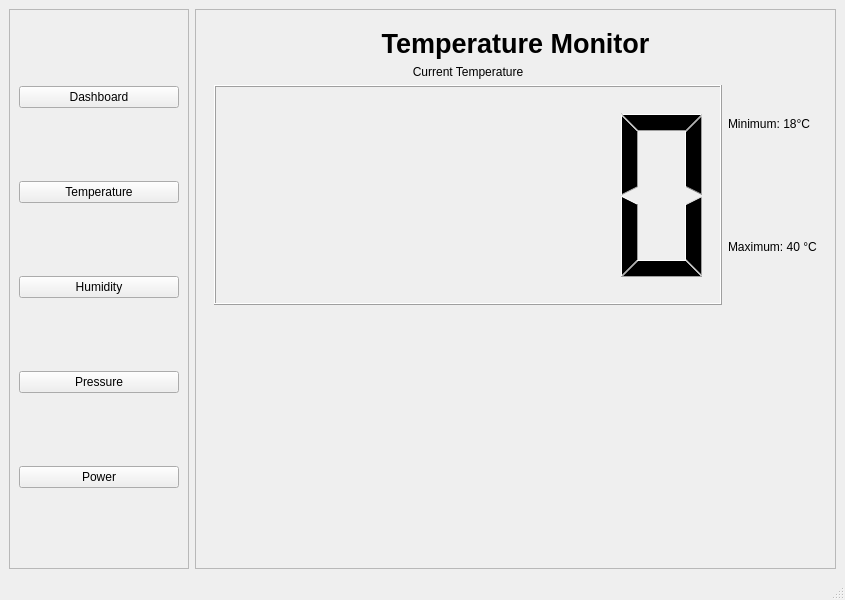
<?xml version="1.0" encoding="UTF-8"?>
<ui version="4.0">
 <class>MainWindow</class>
 <widget class="QMainWindow" name="MainWindow">
  <property name="geometry">
   <rect>
    <x>0</x>
    <y>0</y>
    <width>845</width>
    <height>600</height>
   </rect>
  </property>
  <property name="windowTitle">
   <string>MainWindow</string>
  </property>
  <widget class="QWidget" name="centralwidget">
   <layout class="QHBoxLayout" name="mainHorizontalLayout">
    <item>
     <widget class="QFrame" name="sidebarFrame">
      <property name="minimumSize">
       <size>
        <width>180</width>
        <height>0</height>
       </size>
      </property>
      <property name="maximumSize">
       <size>
        <width>180</width>
        <height>16777215</height>
       </size>
      </property>
      <property name="frameShape">
       <enum>QFrame::Shape::StyledPanel</enum>
      </property>
      <property name="frameShadow">
       <enum>QFrame::Shadow::Raised</enum>
      </property>
      <layout class="QVBoxLayout" name="verticalLayout">
       <item>
        <widget class="QPushButton" name="btnDashboard">
         <property name="text">
          <string>Dashboard</string>
         </property>
        </widget>
       </item>
       <item>
        <widget class="QPushButton" name="btnTemperature">
         <property name="text">
          <string>Temperature</string>
         </property>
        </widget>
       </item>
       <item>
        <widget class="QPushButton" name="btnHumidity">
         <property name="text">
          <string>Humidity</string>
         </property>
        </widget>
       </item>
       <item>
        <widget class="QPushButton" name="btnPressure">
         <property name="text">
          <string>Pressure</string>
         </property>
        </widget>
       </item>
       <item>
        <widget class="QPushButton" name="btnPower">
         <property name="text">
          <string>Power</string>
         </property>
        </widget>
       </item>
      </layout>
     </widget>
    </item>
    <item>
     <widget class="QFrame" name="contentFrame">
      <property name="sizePolicy">
       <sizepolicy hsizetype="Expanding" vsizetype="Expanding">
        <horstretch>0</horstretch>
        <verstretch>0</verstretch>
       </sizepolicy>
      </property>
      <property name="frameShape">
       <enum>QFrame::Shape::StyledPanel</enum>
      </property>
      <property name="frameShadow">
       <enum>QFrame::Shadow::Raised</enum>
      </property>
      <layout class="QGridLayout" name="gridLayout">
       <item row="0" column="1">
        <widget class="QStackedWidget" name="stackedWidget">
         <property name="currentIndex">
          <number>1</number>
         </property>
         <widget class="QWidget" name="page_0">
          <layout class="QGridLayout" name="gridLayout_page_0">
           <item row="0" column="0" colspan="2">
            <widget class="QLabel" name="lblTitle">
             <property name="font">
              <font>
               <pointsize>20</pointsize>
               <bold>true</bold>
               <underline>false</underline>
               <strikeout>false</strikeout>
               <kerning>true</kerning>
              </font>
             </property>
             <property name="text">
              <string>IoT Device Dashboard</string>
             </property>
             <property name="alignment">
              <set>Qt::AlignmentFlag::AlignCenter</set>
             </property>
            </widget>
           </item>
           <item row="1" column="0">
            <widget class="QLabel" name="lblTemperature">
             <property name="text">
              <string>Temperature</string>
             </property>
            </widget>
           </item>
           <item row="1" column="1">
            <widget class="QLCDNumber" name="lcdTemperature"/>
           </item>
           <item row="2" column="0">
            <widget class="QLabel" name="lblHumidity">
             <property name="text">
              <string>Humidity</string>
             </property>
            </widget>
           </item>
           <item row="2" column="1">
            <widget class="QLCDNumber" name="lcdHumidity">
             <property name="smallDecimalPoint">
              <bool>false</bool>
             </property>
            </widget>
           </item>
           <item row="3" column="0">
            <widget class="QLabel" name="lblPressure">
             <property name="text">
              <string>Pressure</string>
             </property>
            </widget>
           </item>
           <item row="3" column="1">
            <widget class="QLCDNumber" name="lcdPressure"/>
           </item>
           <item row="4" column="0">
            <widget class="QLabel" name="lblVoltage">
             <property name="text">
              <string>Power</string>
             </property>
            </widget>
           </item>
           <item row="4" column="1">
            <widget class="QLCDNumber" name="lcdPower"/>
           </item>
           <item row="5" column="0">
            <widget class="QLabel" name="lblStatus">
             <property name="text">
              <string>Weather Status</string>
             </property>
            </widget>
           </item>
           <item row="5" column="1">
            <widget class="QLabel" name="lblStatusValue">
             <property name="font">
              <font>
               <pointsize>15</pointsize>
               <bold>true</bold>
              </font>
             </property>
             <property name="text">
              <string>Offline</string>
             </property>
             <property name="alignment">
              <set>Qt::AlignmentFlag::AlignCenter</set>
             </property>
            </widget>
           </item>
          </layout>
         </widget>
         <widget class="QWidget" name="page_1">
          <layout class="QVBoxLayout" name="temperatureMainLayout">
           <item>
            <widget class="QLabel" name="lblTemperatureTitle">
             <property name="font">
              <font>
               <pointsize>20</pointsize>
               <bold>true</bold>
              </font>
             </property>
             <property name="text">
              <string>Temperature Monitor</string>
             </property>
             <property name="alignment">
              <set>Qt::AlignmentFlag::AlignCenter</set>
             </property>
            </widget>
           </item>
           <item>
            <layout class="QHBoxLayout" name="temperatureDataLayout">
             <item>
              <layout class="QVBoxLayout" name="temperatureDisplayLayout">
               <item>
                <widget class="QLabel" name="lblCurrentTemperature">
                 <property name="text">
                  <string>Current Temperature</string>
                 </property>
                 <property name="alignment">
                  <set>Qt::AlignmentFlag::AlignCenter</set>
                 </property>
                </widget>
               </item>
               <item>
                <widget class="QLCDNumber" name="lcdTemperatureDetail">
                 <property name="sizePolicy">
                  <sizepolicy hsizetype="Expanding" vsizetype="Expanding">
                   <horstretch>0</horstretch>
                   <verstretch>0</verstretch>
                  </sizepolicy>
                 </property>
                </widget>
               </item>
              </layout>
             </item>
             <item>
              <layout class="QVBoxLayout" name="temperatureRangeLayout">
               <item>
                <widget class="QLabel" name="lblMinTemp">
                 <property name="text">
                  <string>Minimum: 18°C</string>
                 </property>
                </widget>
               </item>
               <item>
                <widget class="QLabel" name="lblMaxTemp">
                 <property name="text">
                  <string>Maximum: 40 °C</string>
                 </property>
                </widget>
               </item>
              </layout>
             </item>
            </layout>
           </item>
           <item>
            <widget class="QWidget" name="temperatureGraphContainer" native="true">
             <property name="sizePolicy">
              <sizepolicy hsizetype="Expanding" vsizetype="Expanding">
               <horstretch>0</horstretch>
               <verstretch>0</verstretch>
              </sizepolicy>
             </property>
            </widget>
           </item>
           <item>
            <layout class="QHBoxLayout" name="temperatureStatusLayout"/>
           </item>
          </layout>
         </widget>
         <widget class="QWidget" name="page_2">
          <layout class="QVBoxLayout" name="humidityMainLayout">
           <item>
            <widget class="QDial" name="humidityDial">
             <property name="font">
              <font>
               <bold>true</bold>
              </font>
             </property>
             <property name="autoFillBackground">
              <bool>false</bool>
             </property>
             <property name="minimum">
              <number>0</number>
             </property>
             <property name="maximum">
              <number>100</number>
             </property>
             <property name="notchTarget">
              <double>10.000000000000000</double>
             </property>
             <property name="notchesVisible">
              <bool>true</bool>
             </property>
            </widget>
           </item>
           <item>
            <layout class="QHBoxLayout" name="humidityCenterLayout">
             <item>
              <layout class="QVBoxLayout" name="dialLayout">
               <property name="spacing">
                <number>0</number>
               </property>
               <item>
                <widget class="QLabel" name="label">
                 <property name="font">
                  <font>
                   <pointsize>15</pointsize>
                   <bold>true</bold>
                  </font>
                 </property>
                 <property name="text">
                  <string>Humidty Percentage</string>
                 </property>
                 <property name="alignment">
                  <set>Qt::AlignmentFlag::AlignCenter</set>
                 </property>
                </widget>
               </item>
               <item>
                <widget class="QLabel" name="lblHumidityValue">
                 <property name="font">
                  <font>
                   <pointsize>20</pointsize>
                   <bold>true</bold>
                  </font>
                 </property>
                 <property name="text">
                  <string>-- %</string>
                 </property>
                 <property name="alignment">
                  <set>Qt::AlignmentFlag::AlignCenter</set>
                 </property>
                </widget>
               </item>
              </layout>
             </item>
             <item>
              <widget class="QFrame" name="humidityInfoFrame">
               <property name="frameShape">
                <enum>QFrame::Shape::StyledPanel</enum>
               </property>
               <layout class="QVBoxLayout" name="humidityInfoLayout">
                <item>
                 <widget class="QLabel" name="lblHumidityTemperature">
                  <property name="text">
                   <string>Temperature: -- °C</string>
                  </property>
                 </widget>
                </item>
                <item>
                 <widget class="QLCDNumber" name="lcdtemp"/>
                </item>
                <item>
                 <widget class="QLabel" name="lblHumidityDewPoint">
                  <property name="text">
                   <string>Dew Point:</string>
                  </property>
                 </widget>
                </item>
                <item>
                 <widget class="QLCDNumber" name="lcddew"/>
                </item>
                <item>
                 <widget class="QLabel" name="lblHumidityAVP">
                  <property name="text">
                   <string>Actual VP: </string>
                  </property>
                 </widget>
                </item>
                <item>
                 <widget class="QLCDNumber" name="lcdAVP"/>
                </item>
                <item>
                 <widget class="QLabel" name="lblHumiditySVP">
                  <property name="text">
                   <string>Saturation VP: </string>
                  </property>
                 </widget>
                </item>
                <item>
                 <widget class="QLCDNumber" name="lcdSVP"/>
                </item>
               </layout>
              </widget>
             </item>
            </layout>
           </item>
          </layout>
         </widget>
         <widget class="QWidget" name="page_3">
          <widget class="QLCDNumber" name="lcdPressureControl">
           <property name="geometry">
            <rect>
             <x>250</x>
             <y>150</y>
             <width>161</width>
             <height>51</height>
            </rect>
           </property>
          </widget>
          <widget class="QWidget" name="pressureGraphContainer" native="true">
           <property name="geometry">
            <rect>
             <x>50</x>
             <y>240</y>
             <width>471</width>
             <height>241</height>
            </rect>
           </property>
           <property name="sizePolicy">
            <sizepolicy hsizetype="Expanding" vsizetype="Expanding">
             <horstretch>0</horstretch>
             <verstretch>0</verstretch>
            </sizepolicy>
           </property>
          </widget>
          <widget class="QDial" name="pressureDial">
           <property name="geometry">
            <rect>
             <x>-20</x>
             <y>90</y>
             <width>261</width>
             <height>141</height>
            </rect>
           </property>
           <property name="wrapping">
            <bool>true</bool>
           </property>
           <property name="notchTarget">
            <double>1.000000000000000</double>
           </property>
           <property name="notchesVisible">
            <bool>true</bool>
           </property>
          </widget>
          <widget class="QLabel" name="MinPressure_label">
           <property name="geometry">
            <rect>
             <x>450</x>
             <y>120</y>
             <width>141</width>
             <height>41</height>
            </rect>
           </property>
           <property name="font">
            <font>
             <pointsize>14</pointsize>
             <italic>false</italic>
             <bold>true</bold>
            </font>
           </property>
           <property name="frameShape">
            <enum>QFrame::Shape::Panel</enum>
           </property>
           <property name="text">
            <string>Min Pressure : 0pa</string>
           </property>
           <property name="textFormat">
            <enum>Qt::TextFormat::AutoText</enum>
           </property>
           <property name="scaledContents">
            <bool>false</bool>
           </property>
           <property name="alignment">
            <set>Qt::AlignmentFlag::AlignCenter</set>
           </property>
           <property name="wordWrap">
            <bool>false</bool>
           </property>
           <property name="margin">
            <number>8</number>
           </property>
           <property name="indent">
            <number>1</number>
           </property>
          </widget>
          <widget class="QLabel" name="MaxPressure_label">
           <property name="geometry">
            <rect>
             <x>450</x>
             <y>170</y>
             <width>141</width>
             <height>41</height>
            </rect>
           </property>
           <property name="font">
            <font>
             <pointsize>14</pointsize>
             <bold>true</bold>
            </font>
           </property>
           <property name="frameShape">
            <enum>QFrame::Shape::Panel</enum>
           </property>
           <property name="text">
            <string>Max Pressure: 10pa</string>
           </property>
           <property name="alignment">
            <set>Qt::AlignmentFlag::AlignCenter</set>
           </property>
          </widget>
          <widget class="QLabel" name="lblWeatherStatus">
           <property name="geometry">
            <rect>
             <x>250</x>
             <y>100</y>
             <width>161</width>
             <height>31</height>
            </rect>
           </property>
           <property name="font">
            <font>
             <pointsize>13</pointsize>
             <italic>true</italic>
             <bold>true</bold>
            </font>
           </property>
           <property name="text">
            <string>444</string>
           </property>
           <property name="alignment">
            <set>Qt::AlignmentFlag::AlignCenter</set>
           </property>
          </widget>
          <widget class="QLabel" name="label_2">
           <property name="geometry">
            <rect>
             <x>200</x>
             <y>70</y>
             <width>151</width>
             <height>21</height>
            </rect>
           </property>
           <property name="font">
            <font>
             <pointsize>14</pointsize>
             <italic>false</italic>
             <bold>true</bold>
            </font>
           </property>
           <property name="text">
            <string>Weather Status:</string>
           </property>
           <property name="alignment">
            <set>Qt::AlignmentFlag::AlignCenter</set>
           </property>
          </widget>
          <widget class="QLabel" name="lblPressureTitle">
           <property name="geometry">
            <rect>
             <x>0</x>
             <y>0</y>
             <width>599</width>
             <height>24</height>
            </rect>
           </property>
           <property name="font">
            <font>
             <pointsize>20</pointsize>
             <bold>true</bold>
            </font>
           </property>
           <property name="text">
            <string>Pressure Monitor</string>
           </property>
           <property name="alignment">
            <set>Qt::AlignmentFlag::AlignCenter</set>
           </property>
          </widget>
         </widget>
         <widget class="QWidget" name="page_4">
          <widget class="QLCDNumber" name="lcdPower_2">
           <property name="geometry">
            <rect>
             <x>360</x>
             <y>340</y>
             <width>171</width>
             <height>41</height>
            </rect>
           </property>
          </widget>
          <widget class="QWidget" name="powerGraphContainer" native="true">
           <property name="geometry">
            <rect>
             <x>0</x>
             <y>180</y>
             <width>331</width>
             <height>300</height>
            </rect>
           </property>
           <property name="sizePolicy">
            <sizepolicy hsizetype="Expanding" vsizetype="Expanding">
             <horstretch>0</horstretch>
             <verstretch>0</verstretch>
            </sizepolicy>
           </property>
          </widget>
          <widget class="QLabel" name="lbl_Power_Status">
           <property name="geometry">
            <rect>
             <x>400</x>
             <y>410</y>
             <width>91</width>
             <height>31</height>
            </rect>
           </property>
           <property name="text">
            <string>Offline</string>
           </property>
           <property name="alignment">
            <set>Qt::AlignmentFlag::AlignCenter</set>
           </property>
          </widget>
          <widget class="QSlider" name="loadSlider">
           <property name="geometry">
            <rect>
             <x>40</x>
             <y>120</y>
             <width>191</width>
             <height>41</height>
            </rect>
           </property>
           <property name="minimum">
            <number>0</number>
           </property>
           <property name="maximum">
            <number>100</number>
           </property>
           <property name="value">
            <number>0</number>
           </property>
           <property name="orientation">
            <enum>Qt::Orientation::Horizontal</enum>
           </property>
           <property name="tickPosition">
            <enum>QSlider::TickPosition::TicksAbove</enum>
           </property>
          </widget>
          <widget class="QLabel" name="lbl_Title">
           <property name="geometry">
            <rect>
             <x>110</x>
             <y>20</y>
             <width>361</width>
             <height>51</height>
            </rect>
           </property>
           <property name="font">
            <font>
             <pointsize>15</pointsize>
             <bold>true</bold>
            </font>
           </property>
           <property name="text">
            <string>Power Monitor</string>
           </property>
           <property name="alignment">
            <set>Qt::AlignmentFlag::AlignCenter</set>
           </property>
          </widget>
          <widget class="QLabel" name="lbl_LoadTitle">
           <property name="geometry">
            <rect>
             <x>80</x>
             <y>80</y>
             <width>111</width>
             <height>16</height>
            </rect>
           </property>
           <property name="font">
            <font>
             <bold>true</bold>
            </font>
           </property>
           <property name="text">
            <string>Load</string>
           </property>
           <property name="alignment">
            <set>Qt::AlignmentFlag::AlignCenter</set>
           </property>
          </widget>
          <widget class="QLabel" name="lbl_Load">
           <property name="geometry">
            <rect>
             <x>220</x>
             <y>90</y>
             <width>101</width>
             <height>21</height>
            </rect>
           </property>
           <property name="text">
            <string/>
           </property>
           <property name="alignment">
            <set>Qt::AlignmentFlag::AlignCenter</set>
           </property>
          </widget>
          <widget class="QLabel" name="label_voltage">
           <property name="geometry">
            <rect>
             <x>410</x>
             <y>120</y>
             <width>58</width>
             <height>16</height>
            </rect>
           </property>
           <property name="text">
            <string>Voltage</string>
           </property>
           <property name="alignment">
            <set>Qt::AlignmentFlag::AlignCenter</set>
           </property>
          </widget>
          <widget class="QLabel" name="label_current">
           <property name="geometry">
            <rect>
             <x>380</x>
             <y>230</y>
             <width>131</width>
             <height>21</height>
            </rect>
           </property>
           <property name="text">
            <string>Current</string>
           </property>
           <property name="alignment">
            <set>Qt::AlignmentFlag::AlignCenter</set>
           </property>
          </widget>
          <widget class="QProgressBar" name="voltageBar">
           <property name="geometry">
            <rect>
             <x>340</x>
             <y>140</y>
             <width>201</width>
             <height>31</height>
            </rect>
           </property>
           <property name="minimum">
            <number>0</number>
           </property>
           <property name="maximum">
            <number>20</number>
           </property>
           <property name="value">
            <number>0</number>
           </property>
           <property name="format">
            <string>%v V</string>
           </property>
          </widget>
          <widget class="QProgressBar" name="currentBar">
           <property name="geometry">
            <rect>
             <x>340</x>
             <y>260</y>
             <width>201</width>
             <height>31</height>
            </rect>
           </property>
           <property name="minimum">
            <number>0</number>
           </property>
           <property name="maximum">
            <number>10</number>
           </property>
           <property name="value">
            <number>0</number>
           </property>
           <property name="format">
            <string>%v A</string>
           </property>
          </widget>
         </widget>
         <widget class="QWidget" name="page_5"/>
        </widget>
       </item>
      </layout>
     </widget>
    </item>
   </layout>
  </widget>
  <widget class="QMenuBar" name="menubar">
   <property name="geometry">
    <rect>
     <x>0</x>
     <y>0</y>
     <width>845</width>
     <height>33</height>
    </rect>
   </property>
  </widget>
  <widget class="QStatusBar" name="statusbar"/>
 </widget>
 <resources/>
 <connections/>
</ui>
